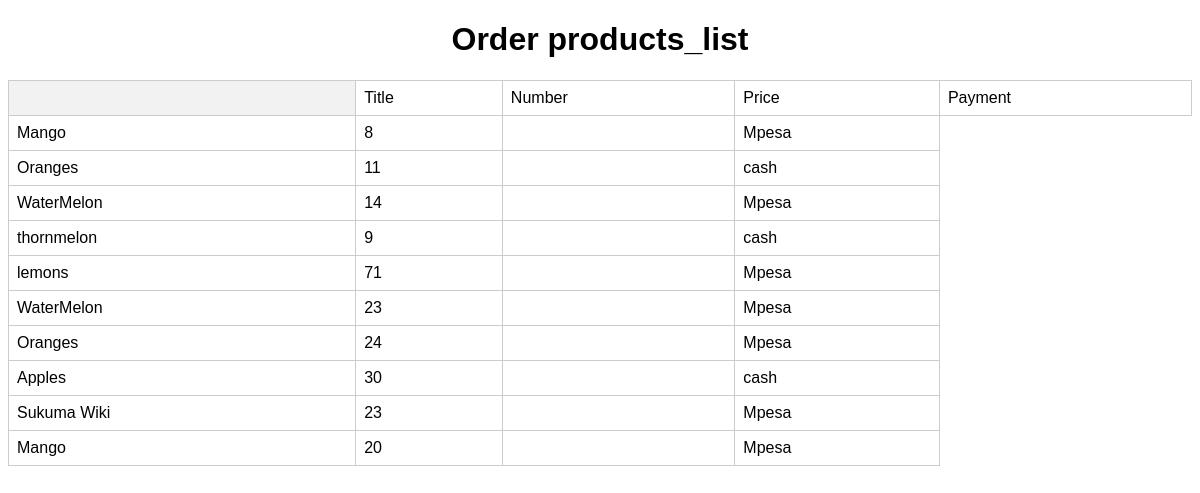
The app's page /order/list with its own data.
### order/models.py (models this page shows, shortened)
class Place_order(models.Model):
    payment = models.OneToOneField(Payment_management, on_delete=models.CASCADE, null=True)
    product = models.ForeignKey(Product, on_delete=models.CASCADE, null=True, blank=True)
    name = models.CharField(max_length=32)
    order_number = models.IntegerField()
    total = models.DecimalField(max_digits=10, decimal_places=2)
    date = models.DateField()
    payment_options = models.CharField(max_length=32)
    customer = models.ForeignKey(Buyer, on_delete=models.CASCADE, null=True)
    cart= models.ManyToManyField(Basket)

### order/views.py (the view)
# urls.py: path('list',order_list,name="order_list_view"),
def order_list(request):
    orders = Place_order.objects.all()
    return render(request, "order/order_list.html", {"orders": orders})

### templates/order/order_list.html (shortened to what this page needs)
<!DOCTYPE html>
<html lang="en">
<head>
</head>
<body>
<table>
    <h1>Order products_list</h1>
    <th>
        <td>Title</td>
        <td>Number</td>
        <td>Price</td>
        <td>Payment</td>
    </th>
    {% for order in orders %}
    <tr>
        <td>{{order.name}}</td>
        <td>{{order.order_number}}</td>
        <td>{{product.total}}</td>
        <td>{{order.payment_options}}</td>
    </tr>
    {% endfor %}
</table>
</body>
</html>

### templates/order/order_list.html (style rules this page uses)
body { font-family: Arial, sans-serif; }
table { width: 100%; border-collapse: collapse; margin-bottom: 20px; }
table th, table td { border: 1px solid #ccc; padding: 8px; text-align: left; }
table th { background-color: #f2f2f2; }
h1 { text-align: center; }

### records on screen
Place_order: name "Mango", order_number "8", payment_options "Mpesa"
Place_order: name "Oranges", order_number "11", payment_options "cash"
Place_order: name "WaterMelon", order_number "14", payment_options "Mpesa"
Place_order: name "thornmelon", order_number "9", payment_options "cash"
Place_order: name "lemons", order_number "71", payment_options "Mpesa"
Place_order: name "WaterMelon", order_number "23", payment_options "Mpesa"
Place_order: name "Oranges", order_number "24", payment_options "Mpesa"
Place_order: name "Apples", order_number "30", payment_options "cash"
Place_order: name "Sukuma Wiki", order_number "23", payment_options "Mpesa"
Place_order: name "Mango", order_number "20", payment_options "Mpesa"
